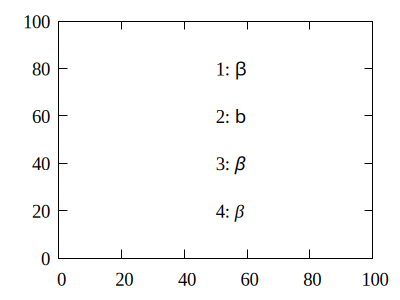

gnuplot code for this plot:
set terminal pngcairo size 400,300 font "Times New Roman,14" enhanced
set output "test_font.png"
set label 1 "1: {/Symbol b}" at 50, 80
set label 2 "2: {/Symbol-Oblique b}" at 50, 60
set label 3 "3: {/:Italic {/Symbol b}}" at 50, 40
set label 4 "4: {/:Italic β}" at 50, 20
set xrange [0:100]
set yrange [0:100]
plot NaN notitle
